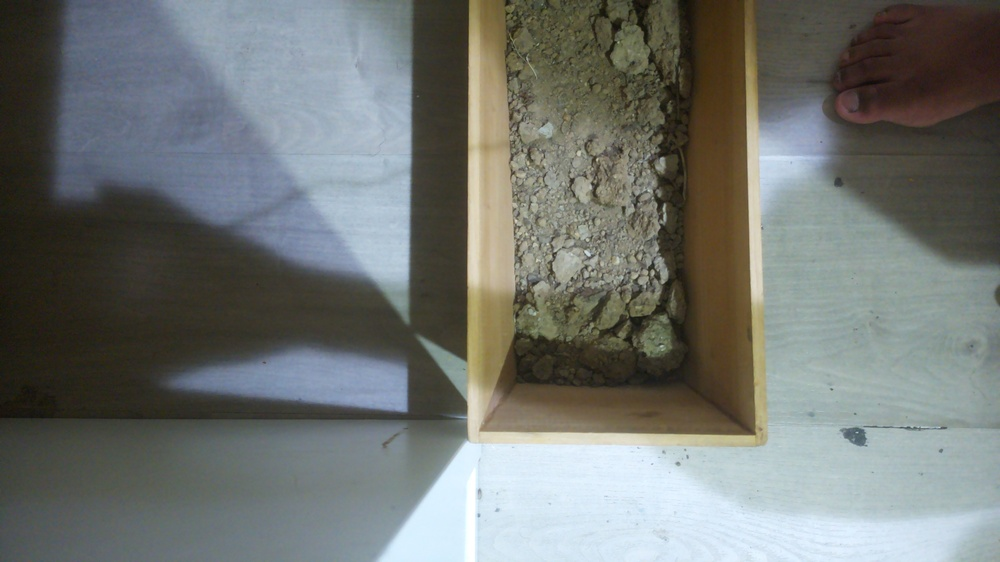
#> input picture images/test1.jpg, 1000 x 562 px, shrunk from 4608 x 2592 before the run, found by its file name
$ python depth.py   (older library calls are emulated)
#> lines starting #> are read from the running program, lines starting #| are printed output that depends on the picture
import cv2
import numpy as np

# Load images
imgL = cv2.imread('/home/nikhil/Cube_sat/images/test1.jpg', 0)  # Left image (grayscale)
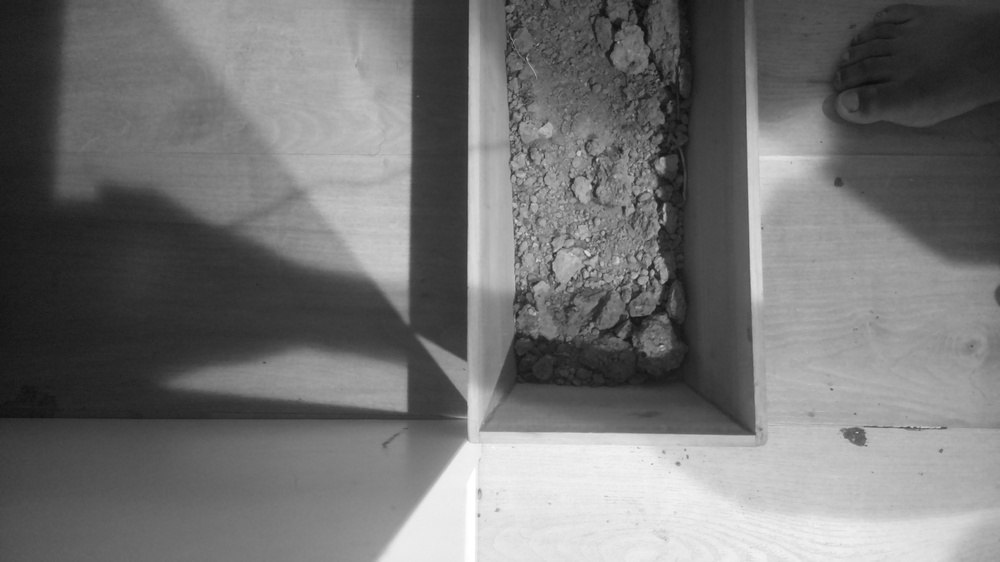
#> imgL: shape (562, 1000); min 12, max 255, mean 115.2
imgR = cv2.imread('/home/nikhil/Cube_sat/images/test2.jpg', 0)
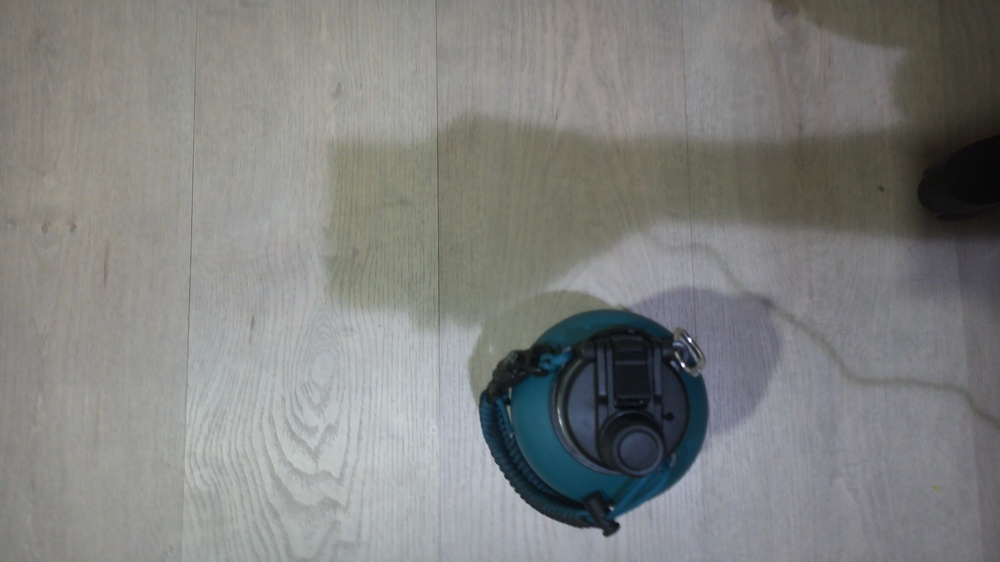
#> input picture images/test2.jpg, 1000 x 562 px, shrunk from 4608 x 2592 before the run, found by its file name
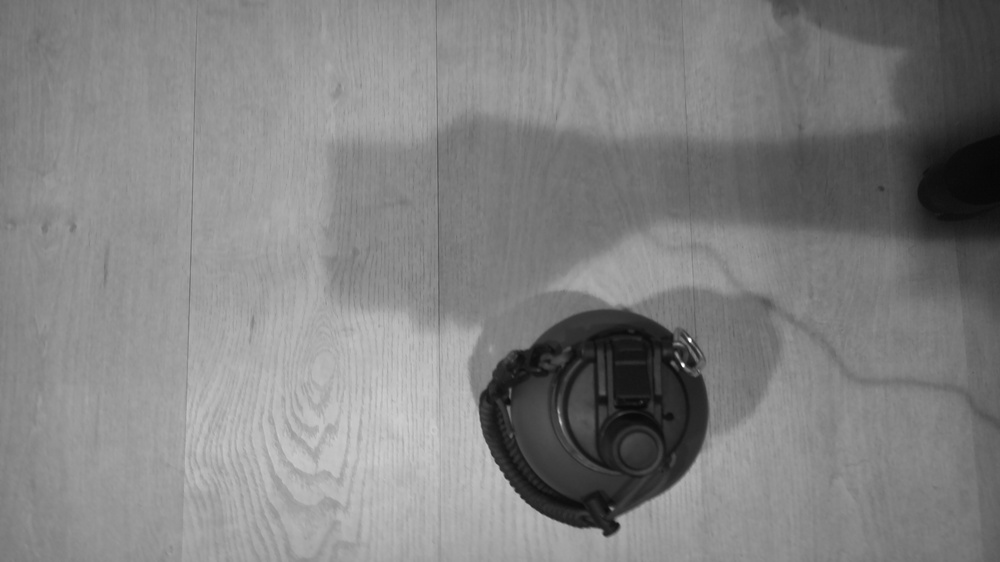
#> imgR: shape (562, 1000); min 6, max 255, mean 129.3

# Raspberry Pi Optimized Settings
# minDisparity: smallest shift to look for
# numDisparities: must be divisible by 16 (how many layers of height)
# blockSize: size of the window (usually 3, 5, or 7)
stereo = cv2.StereoSGBM_create(
    minDisparity=0,
    numDisparities=64,
    blockSize=5,
    P1=8 * 3 * 5**2,
    P2=32 * 3 * 5**2
)

# Calculate the 'difference'
disparity = stereo.compute(imgL, imgR)
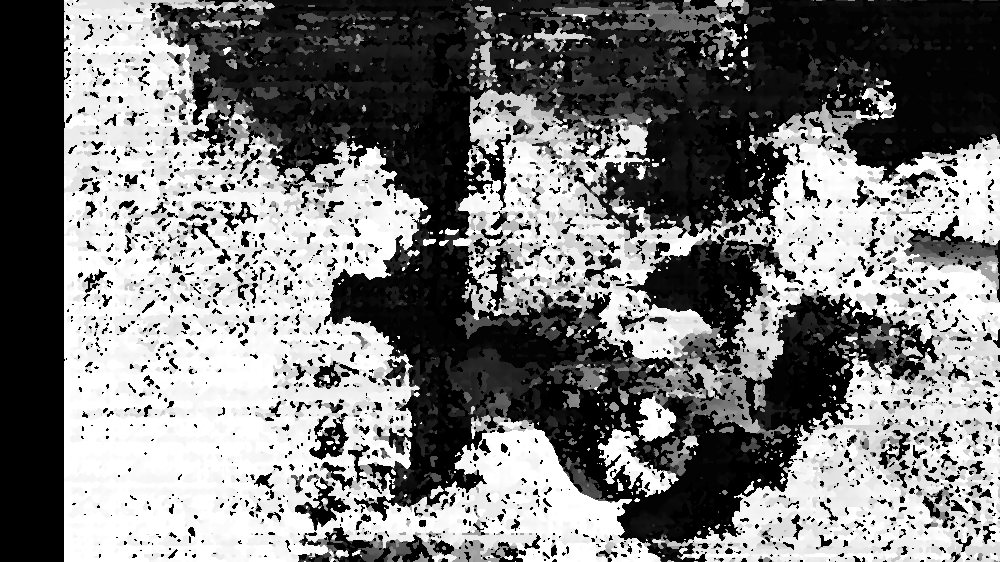
#> disparity: shape (562, 1000) int16; min -16, max 1008, mean 480; drawn with min black and max white

# Normalize for viewing (makes it a pretty grayscale image)

disp_vis = cv2.normalize(disparity, None, alpha=0, beta=255, norm_type=cv2.NORM_MINMAX, dtype=cv2.CV_8U)

# COLORMAP_JET: Blue is low/far, Red is high/close
# COLORMAP_VIRIDIS: Purple is low, Yellow is high (very popular for scientific data)
color_disparity = cv2.applyColorMap(disp_vis, cv2.COLORMAP_JET)
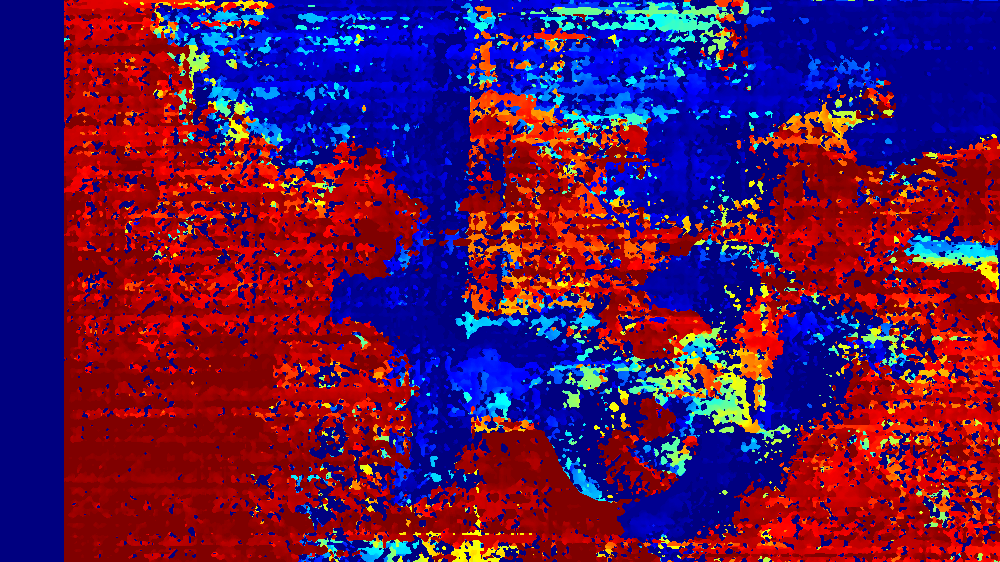
#> color_disparity: shape (562, 1000, 3); mean B, G, R 83, 21, 90.2

cv2.imwrite('height_map_color.jpg', color_disparity)
print("Height map saved as height_map.jpg")
